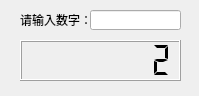
<?xml version="1.0" encoding="UTF-8"?>
<ui version="4.0">
 <class>MainWindow</class>
 <widget class="QMainWindow" name="MainWindow">
  <property name="geometry">
   <rect>
    <x>0</x>
    <y>0</y>
    <width>199</width>
    <height>96</height>
   </rect>
  </property>
  <property name="windowTitle">
   <string>MainWindow</string>
  </property>
  <widget class="QWidget" name="centralwidget">
   <widget class="QLCDNumber" name="lcdNumber">
    <property name="geometry">
     <rect>
      <x>20</x>
      <y>40</y>
      <width>161</width>
      <height>41</height>
     </rect>
    </property>
    <property name="smallDecimalPoint">
     <bool>true</bool>
    </property>
    <property name="digitCount">
     <number>7</number>
    </property>
    <property name="mode">
     <enum>QLCDNumber::Dec</enum>
    </property>
    <property name="segmentStyle">
     <enum>QLCDNumber::Flat</enum>
    </property>
    <property name="value" stdset="0">
     <double>2.000000000000000</double>
    </property>
    <property name="intValue" stdset="0">
     <number>2</number>
    </property>
   </widget>
   <widget class="QLineEdit" name="lineEdit">
    <property name="geometry">
     <rect>
      <x>90</x>
      <y>10</y>
      <width>91</width>
      <height>20</height>
     </rect>
    </property>
   </widget>
   <widget class="QLabel" name="label">
    <property name="geometry">
     <rect>
      <x>20</x>
      <y>12</y>
      <width>71</width>
      <height>16</height>
     </rect>
    </property>
    <property name="text">
     <string>请输入数字：</string>
    </property>
   </widget>
  </widget>
 </widget>
 <resources/>
 <connections/>
</ui>
